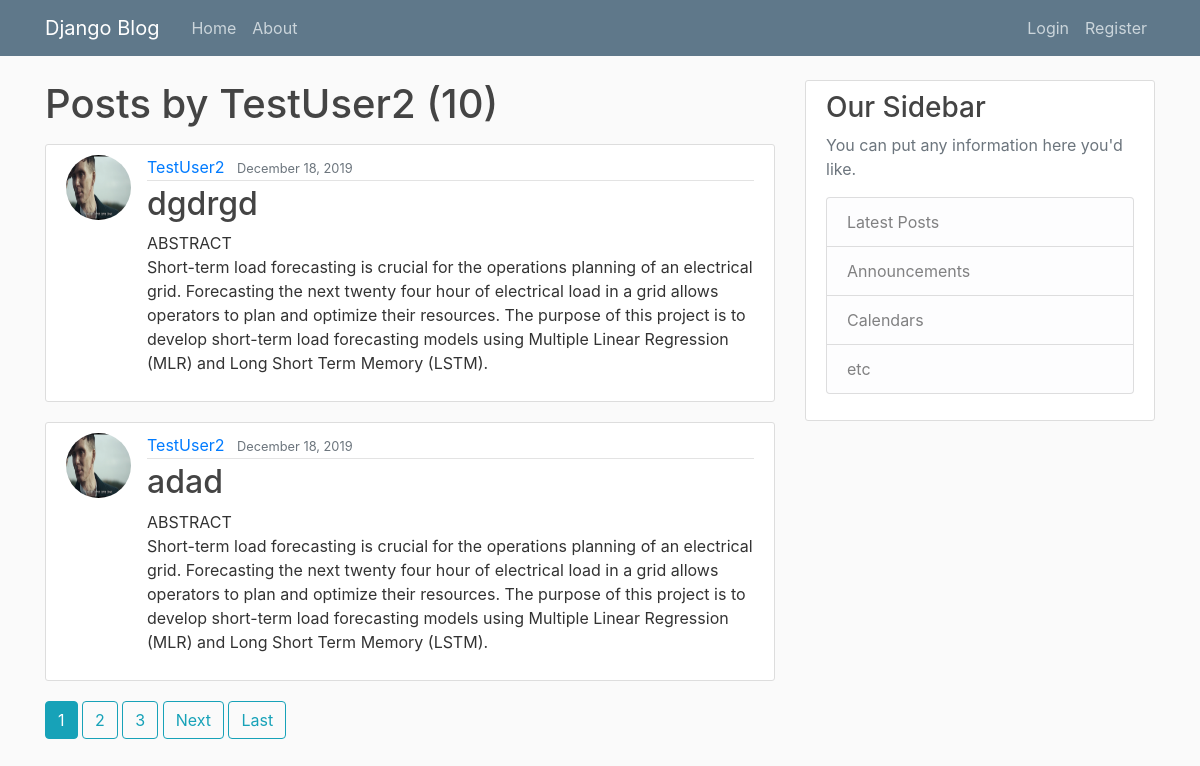
The page /user/TestUser2 on the database as committed earlier.
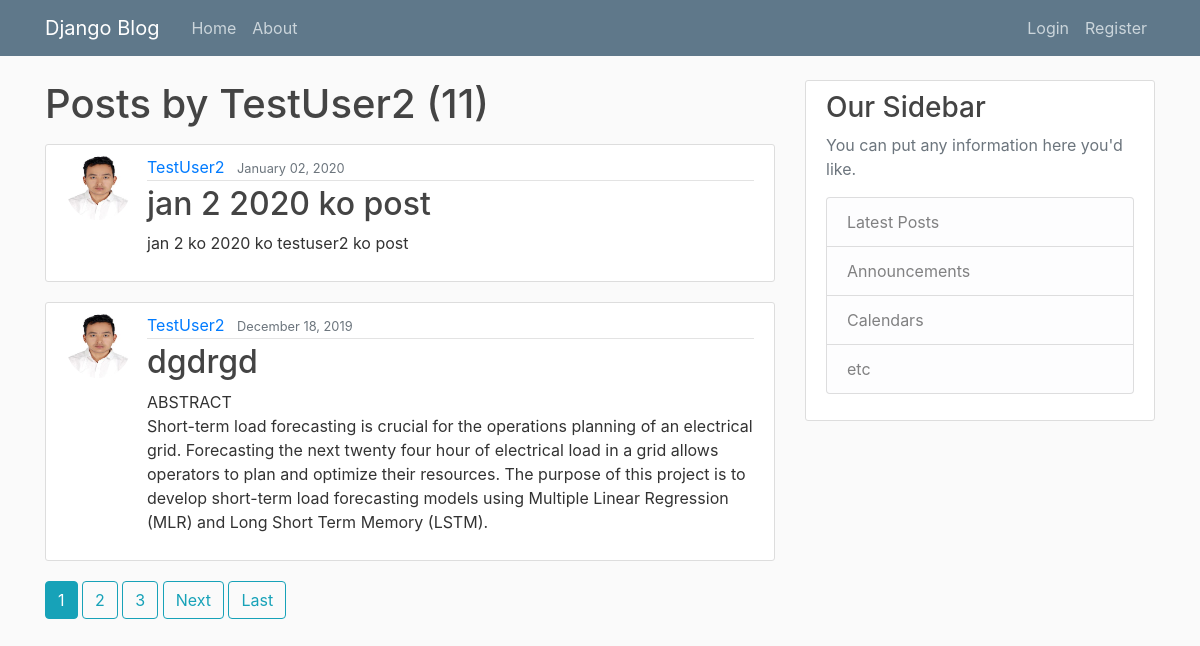
The same page on the database as committed later.
### blog/models.py (models this page shows, shortened)
class Post(models.Model):
    title = models.CharField(max_length=150)
    content = models.TextField()
    date_posted = models.DateTimeField(default=timezone.now)
    author = models.ForeignKey(User, on_delete=models.CASCADE)

### users/models.py (models this page shows, shortened)
class Profile(models.Model):
    user = models.OneToOneField(User, on_delete=models.CASCADE)
    image = models.ImageField(default='default.jpg',upload_to='profile_pic')

### blog/views.py (the view)
# urls.py: path('user/<str:username>', UserPostListView.as_view(), name='user-posts'),
class UserPostListView(ListView):
    model = Post
    template_name ='blog/user_posts.html'
    context_object_name = 'posts'
    paginate_by = 2
    def get_queryset(self):
        user = get_object_or_404(User, username=self.kwargs.get('username'))
        return Post.objects.filter(author=user).order_by('-date_posted')

### blog/templates/blog/user_posts.html (shortened to what this page needs)
{% extends "blog/base.html" %}
{% block content %}
    <h1 class="mb-3">Posts by {{ view.kwargs.username }} ({{ page_obj.paginator.count }})</h1>
    {% for post in posts %}
        <article class="media content-section">
          <img class="rounded-circle article-img" src="{{ post.author.profile.image.url }}">
          <div class="media-body">
            <div class="article-metadata">
              <a class="mr-2" href="{% url 'user-posts' post.author.username %}">{{ post.author }}</a>
              <small class="text-muted">{{ post.date_posted|date:"F d, Y" }}</small>
            </div>
            <h2><a class="article-title" href="{% url 'post-detail' post.id %}">{{ post.title }}</a></h2>
            <p class="article-content">{{ post.content }}</p>
          </div>
        </article>
    {% endfor %}
    {% if is_paginated %}
      {% for num in page_obj.paginator.page_range %}
        {% if page_obj.number == num %}
          <a class="btn btn-info mb-4" href="?page={{ num }}">{{ num }}</a>
        {% elif num > page_obj.number|add:'-3' and num < page_obj.number|add:'3' %}
          <a class="btn btn-outline-info mb-4" href="?page={{ num }}">{{ num }}</a>
        {% endif %}
      {% endfor %}
      {% if page_obj.has_next %}
        <a class="btn btn-outline-info mb-4" href="?page={{ page_obj.next_page_number }}">Next</a>
        <a class="btn btn-outline-info mb-4" href="?page={{ page_obj.paginator.num_pages }}">Last</a>
      {% endif %}
    {% endif %}
{% endblock content %}

Rows that differ between the two databases and show on the page:
no longer on this page (row unchanged): Post: author.profile.image (picture), author "TestUser2", date_posted "December 18, 2019", title "adad", content "ABSTRACT Short-term load forecasting is crucial for the operations planning of an electrical grid. Forecasting the next twenty four hour of electrical load in a grid allows operators to plan and optimize their resources. The purpose of this project is to develop short-term load forecasting models using Multiple Linear Regression (MLR) and Long Short Term Memory (LSTM)."
added Post: author.profile.image (picture), author "TestUser2", date_posted "January 02, 2020", title "jan 2 2020 ko post", content "jan 2 ko 2020 ko testuser2 ko post"
changed through a linked row, Post "dgdrgd": author.profile.image: a different picture
Other text that changed with them:
{{ page_obj.paginator.count }}: "10" → "11"
